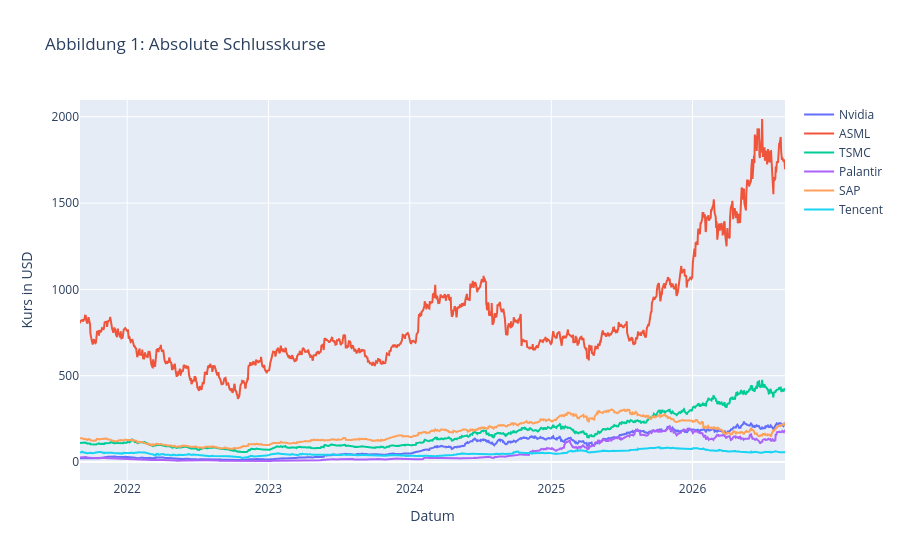

The notebook cell saved with this chart:
### Code cell
# Absolute Schlusskurse als Liniendiagramm anzeigen
figur_rohkurse.show()

### Figure 1 — Plotly figure (JSON) as saved in the notebook; plotly's stock layout.template omitted (floating-point values rounded to 4 significant figures; data arrays with more than 128 entries replaced by an {"elided": "..."} marker saying what was removed)
{"data": [{"mode": "lines", "name": "Nvidia", "type": "scatter", "x": {"elided": "1253 str values"}, "y": {"elided": "1253 float values"}}, {"mode": "lines", "name": "ASML", "type": "scatter", "x": {"elided": "1253 str values"}, "y": {"elided": "1253 float values"}}, {"mode": "lines", "name": "TSMC", "type": "scatter", "x": {"elided": "1253 str values"}, "y": {"elided": "1253 float values"}}, {"mode": "lines", "name": "Palantir", "type": "scatter", "x": {"elided": "1253 str values"}, "y": {"elided": "1253 float values"}}, {"mode": "lines", "name": "SAP", "type": "scatter", "x": {"elided": "1253 str values"}, "y": {"elided": "1253 float values"}}, {"mode": "lines", "name": "Tencent", "type": "scatter", "x": {"elided": "1253 str values"}, "y": {"elided": "1253 float values"}}], "layout": {"title": {"text": "Abbildung 1: Absolute Schlusskurse"}, "xaxis": {"title": {"text": "Datum"}}, "yaxis": {"title": {"text": "Kurs in USD"}}}}
